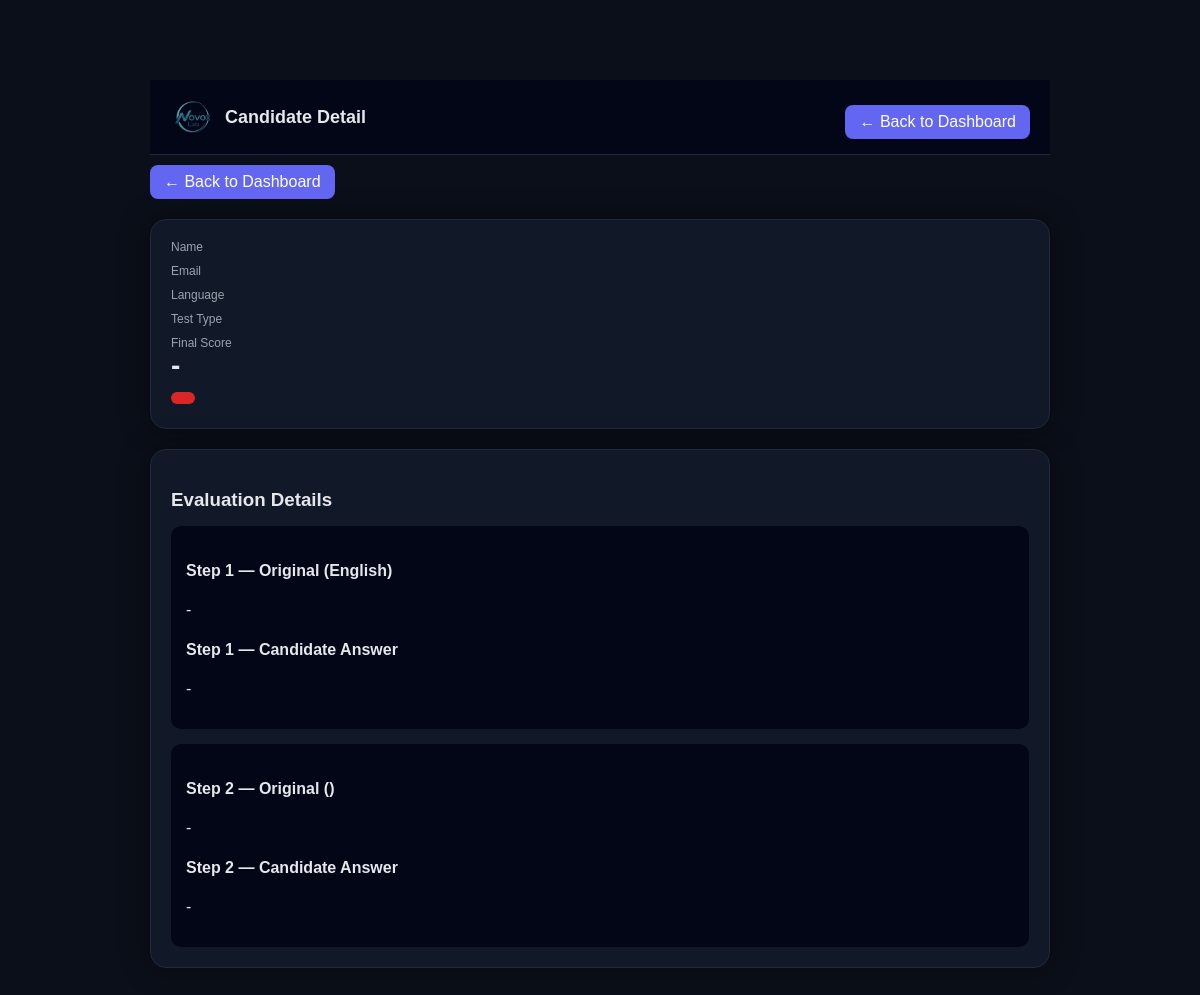
Before: /result/24 with the older database file.
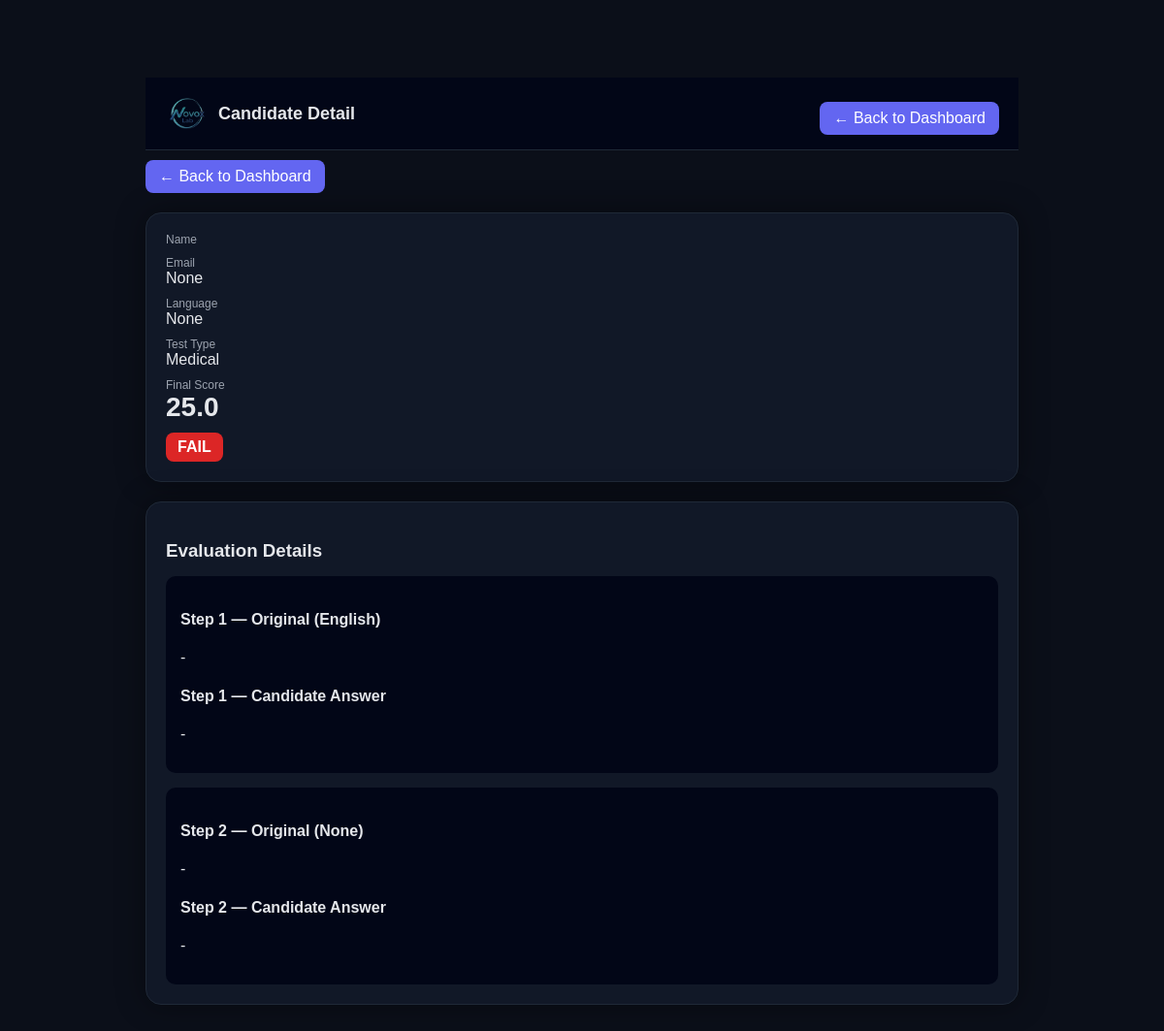
After: the same page with the newer database file.
### tables this page shows
CREATE TABLE results (
        id INTEGER PRIMARY KEY AUTOINCREMENT,
        first_name TEXT,
        last_name TEXT,
        email TEXT,
        test_type TEXT,
        language TEXT,
        answer TEXT,

        translation_score TEXT,
        interpretation_score TEXT,
        status TEXT,

        audio1 TEXT,
        audio2 TEXT,
        audio3 TEXT,
        audio4 TEXT,

        transcription1 TEXT,
        transcription2 TEXT,
        transcription3 TEXT,
        transcription4 TEXT,

        created_at TEXT
    , editing_score TEXT, final_score REAL, post_edit_score TEXT, gleu_score REAL, bleu_score REAL, ter_score REAL, ai_component REAL, bleu_component REAL, ter_component REAL, t1_en TEXT, t2_en TEXT, t3_en TEXT, t4_en TEXT, flag TEXT, step1_original TEXT, step2_original TEXT, step1_answer TEXT, step2_answer TEXT, rev_transcription1 TEXT, rev_transcription2 TEXT, rev_transcription3 TEXT, rev_transcription4 TEXT, domain TEXT);

### app.py (the view)
@app.route("/result/<int:id>")
def result_detail(id):
    conn = sqlite3.connect(DB_PATH)
    conn.row_factory = sqlite3.Row
    c = conn.cursor()
    c.execute("SELECT * FROM results WHERE id = ?", (id,))
    result = c.fetchone()
    conn.close()
    return render_template("result.html", r=result)

### templates/result.html (shortened to what this page needs)
<!DOCTYPE html>
<html>
<head>
</head>
<body>
<div class="container">
<div class="header">
  <div class="header-left">
    <img src="{{ url_for('static', filename='images/logo.png') }}">
    <span>Candidate Detail</span>
  </div>
  <a href="/dashboard" class="button">← Back to Dashboard</a>
</div>
<div style="margin-bottom:20px;">
  <a href="/dashboard" class="button">← Back to Dashboard</a>
</div>
<div class="card">
  <div class="label">Name</div>
  <div class="label">Email</div>
  <div class="value">{{ r.email }}</div>
  <div class="label">Language</div>
  <div class="value">{{ r.language }}</div>
  <div class="label">Test Type</div>
  <div class="value">
    {% if r.test_type == "post_editing" %}
      Post-MT Editing
    {% else %}
      {{ r.test_type|capitalize }}
    {% endif %}
  </div>
  <div class="label">Final Score</div>
  <div class="score">{{ r.final_score or '-' }}</div>
  <div class="status
    {% if 'PASS' in r.status %}pass
    {% elif 'BORDERLINE' in r.status %}borderline
    {% else %}fail{% endif %}">
    {{ r.status }}
  </div>
</div>
<div class="card">
  <h3>Evaluation Details</h3>
<div class="section">
  <h4>Step 1 — Original (English)</h4>
  <pre>{{ r.step1_original or '-' }}</pre>
  <h4>Step 1 — Candidate Answer</h4>
  <pre>{{ r.step1_answer or '-' }}</pre>
</div>
<div class="section">
  <h4>Step 2 — Original ({{ r.language }})</h4>
  <pre>{{ r.step2_original or '-' }}</pre>
  <h4>Step 2 — Candidate Answer</h4>
  <pre>{{ r.step2_answer or '-' }}</pre>
</div>
</div>
</body>
</html>

Changed rows visible on the page:
added results: test_type "Medical", final_score "25.0", status "FAIL"
Other visible differences:
{{ r.email }}: (not shown) → "None"
{{ r.language }}: (not shown) → "None"
{{ r.final_score or '-' }}: "-" → (not shown)
